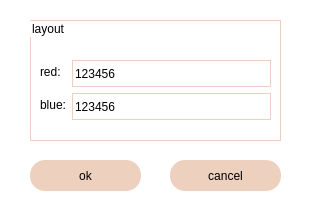
<?xml version="1.0" encoding="UTF-8"?>
<ui version="4.0">
 <class>SetupDialog</class>
 <widget class="QDialog" name="SetupDialog">
  <property name="geometry">
   <rect>
    <x>0</x>
    <y>0</y>
    <width>310</width>
    <height>210</height>
   </rect>
  </property>
  <property name="minimumSize">
   <size>
    <width>0</width>
    <height>210</height>
   </size>
  </property>
  <property name="maximumSize">
   <size>
    <width>310</width>
    <height>210</height>
   </size>
  </property>
  <property name="windowTitle">
   <string>Dialog</string>
  </property>
  <property name="styleSheet">
   <string notr="true">*
{
	font-family: &quot;consolas&quot;;
	color: black;
}

QRadioButton::indicator
{
	color: #edd0be;
}

QGroupBox
{
	border: 1px solid #edd0be;
}

QLineEdit
{
	border:	1px solid #edd0be;
	height: 25px;
}

QPushButton
{
	border-radius: 15px;
	background-color: #edd0be;
}

QPushButton:hover
{
	background-color: #ffcea6;
}

#SetupDialog
{
	background-color: white;
}</string>
  </property>
  <widget class="QGroupBox" name="groupBox_2">
   <property name="geometry">
    <rect>
     <x>30</x>
     <y>20</y>
     <width>251</width>
     <height>121</height>
    </rect>
   </property>
   <property name="title">
    <string>layout</string>
   </property>
   <widget class="QWidget" name="formLayoutWidget">
    <property name="geometry">
     <rect>
      <x>10</x>
      <y>40</y>
      <width>231</width>
      <height>73</height>
     </rect>
    </property>
    <layout class="QFormLayout" name="formLayout">
     <item row="0" column="0">
      <widget class="QLabel" name="label">
       <property name="text">
        <string>red:</string>
       </property>
      </widget>
     </item>
     <item row="0" column="1">
      <widget class="QLineEdit" name="rlayoutText">
       <property name="styleSheet">
        <string notr="true">background-color: rgba(224, 54, 54, .3);</string>
       </property>
       <property name="text">
        <string>123456</string>
       </property>
      </widget>
     </item>
     <item row="1" column="0">
      <widget class="QLabel" name="label_2">
       <property name="text">
        <string>blue:</string>
       </property>
      </widget>
     </item>
     <item row="1" column="1">
      <widget class="QLineEdit" name="blayoutText">
       <property name="styleSheet">
        <string notr="true">background-color: rgba(37, 198, 252, .3);</string>
       </property>
       <property name="text">
        <string>123456</string>
       </property>
      </widget>
     </item>
    </layout>
   </widget>
  </widget>
  <widget class="QPushButton" name="okButton">
   <property name="geometry">
    <rect>
     <x>30</x>
     <y>160</y>
     <width>111</width>
     <height>31</height>
    </rect>
   </property>
   <property name="text">
    <string>ok</string>
   </property>
  </widget>
  <widget class="QPushButton" name="cancelButton">
   <property name="geometry">
    <rect>
     <x>170</x>
     <y>160</y>
     <width>111</width>
     <height>31</height>
    </rect>
   </property>
   <property name="text">
    <string>cancel</string>
   </property>
  </widget>
 </widget>
 <resources/>
 <connections/>
</ui>
